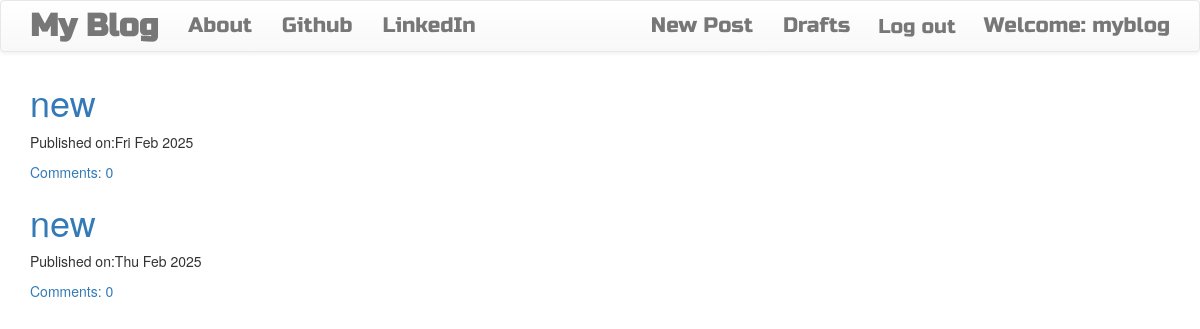
Before: / (signed in) with the older database file.
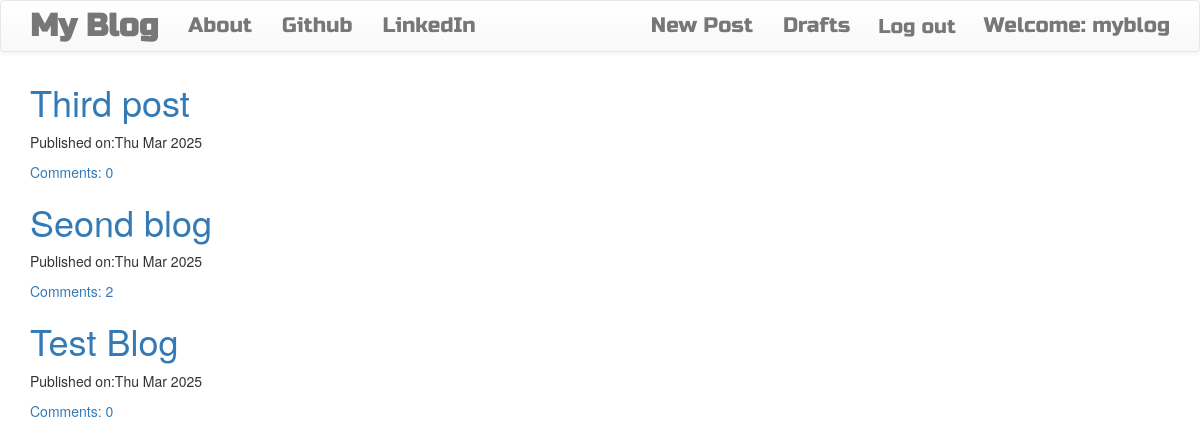
After: the same page with the newer database file.
### blog/models.py (models this page shows, shortened)
class Post(models.Model):
    author = models.ForeignKey(User, on_delete=models.CASCADE)
    title = models.CharField(max_length=200)
    text = models.TextField()
    created_date = models.DateTimeField(default=timezone.now)
    published_date = models.DateTimeField(blank=True, null=True)
    def approve_comments(self):
        return self.comments.filter(approved_comment=True)

### blog/views.py (the view)
# urls.py: path('',views.PostListView.as_view(),name='post_list'),
class PostListView(ListView):
    model = Post
    def get_queryset(self):
        return Post.objects.filter(published_date__lte=timezone.now()).order_by('-published_date')

### blog/templates/blog/post_list.html
{% extends 'blog/base.html' %}
{% block content%}
    <div class="centerstage">
    {% for post in post_list %}
    <div class="post">
        <h1><a href="{% url 'post_detail' pk=post.pk %}">{{post.title}}</a></h1>
        <div class="date">
            <p>Published on:{{post.published_date|date:"D M Y"}}</p>
        </div>
        <a href="{% url 'post_detail' pk=post.pk %}">Comments: {{post.approve_comments.count}}</a>
    </div>
     {% endfor %}
    </div>
{% endblock %}

Changed rows visible on the page:
removed Post: title "new", published_date "Fri Feb 2025", approve_comments.count "0"
removed Post: title "new", published_date "Thu Feb 2025", approve_comments.count "0"
added Post: title "Third post", published_date "Thu Mar 2025", approve_comments.count "0"
added Post: title "Seond blog", published_date "Thu Mar 2025", approve_comments.count "2"
added Post: title "Test Blog", published_date "Thu Mar 2025", approve_comments.count "0"
